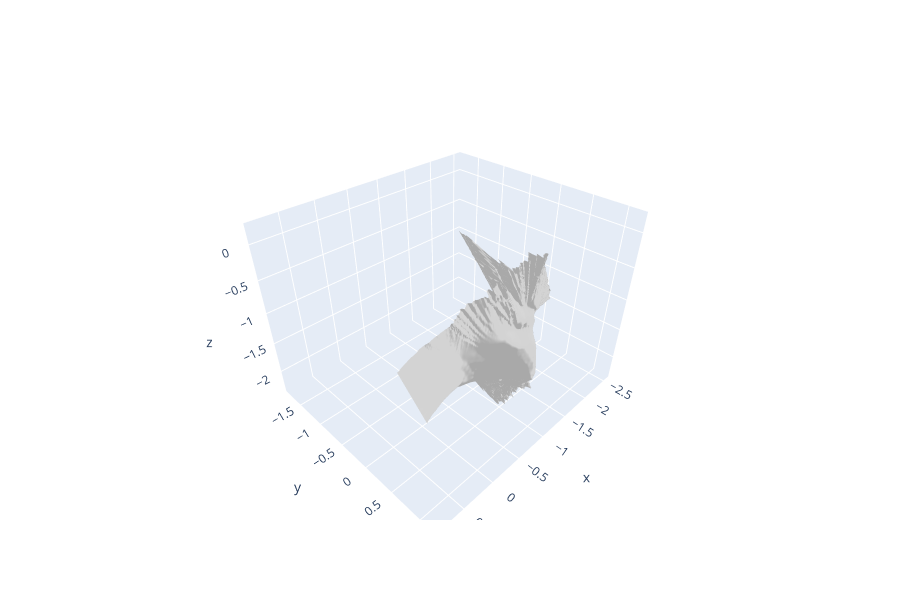
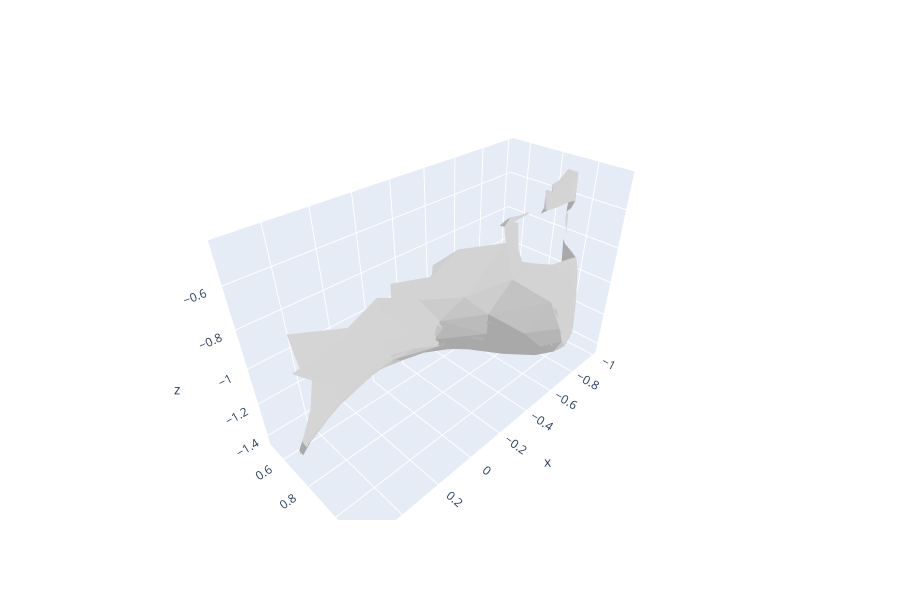

Notebook cell for these charts, in order:
### Code cell
import plotly.graph_objects as go

def show_mesh_plotly(obj_path):
    tm = trimesh.load_mesh(str(obj_path), process=False)
    x, y, z = tm.vertices.T
    i, j, k = tm.faces.T
    fig = go.Figure(data=[go.Mesh3d(x=x, y=y, z=z, i=i, j=j, k=k, color='lightgray', opacity=1.0)])
    fig.update_layout(scene=dict(aspectmode='data'), height=600)
    fig.show()

show_mesh_plotly(result_path)
show_mesh_plotly(IN_OBJ)

### Figure 1 — Plotly figure (JSON) as saved in the notebook; plotly's stock layout.template omitted (floating-point values rounded to 4 significant figures; data arrays with more than 128 entries replaced by an {"elided": "..."} marker saying what was removed)
{"data": [{"color": "lightgray", "i": {"elided": "50562 int values"}, "j": {"elided": "50562 int values"}, "k": {"elided": "50562 int values"}, "opacity": 1, "type": "mesh3d", "x": {"elided": "25600 float values"}, "y": {"elided": "25600 float values"}, "z": {"elided": "25600 float values"}}], "layout": {"height": 600, "scene": {"aspectmode": "data"}}}

### Figure 2 — Plotly figure (JSON) as saved in the notebook; plotly's stock layout.template omitted (floating-point values rounded to 4 significant figures; data arrays with more than 128 entries replaced by an {"elided": "..."} marker saying what was removed)
{"data": [{"color": "lightgray", "i": {"elided": "7656 int values"}, "j": {"elided": "7656 int values"}, "k": {"elided": "7656 int values"}, "opacity": 1, "type": "mesh3d", "x": {"elided": "6823 float values"}, "y": {"elided": "6823 float values"}, "z": {"elided": "6823 float values"}}], "layout": {"height": 600, "scene": {"aspectmode": "data"}}}
